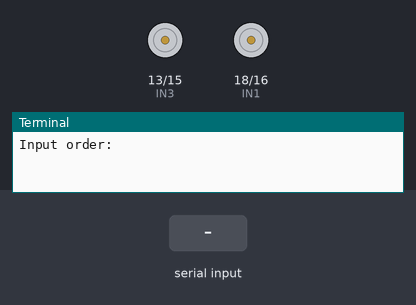
Bench run of a program on a simulated Raspberry Pi (header pin numbers). On the bench: motor-driver pin pairs drawn as motors (green arrow = first pin HIGH = forward, orange = second pin HIGH = backward, longer = more drive), the last lines printed to the terminal. The inputs (shaded band) are chosen by the test bench.

Above: at 1.2 s.
1.3 s: "G" typed at the terminal, then Enter
At 2.3 s:
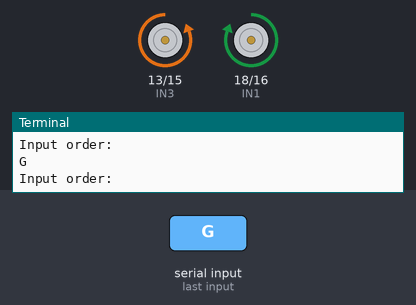
2.8 s: "B" typed at the terminal, then Enter
At 3.4 s:
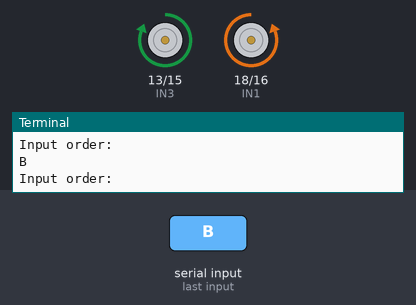
4.3 s: "L" typed at the terminal, then Enter
At 4.6 s:
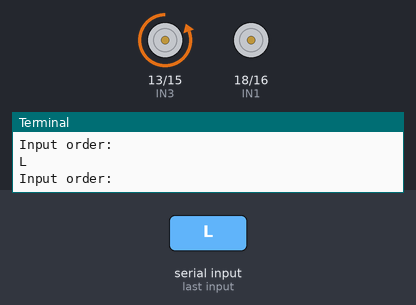
5.8 s: "R" typed at the terminal, then Enter
At 6.9 s:
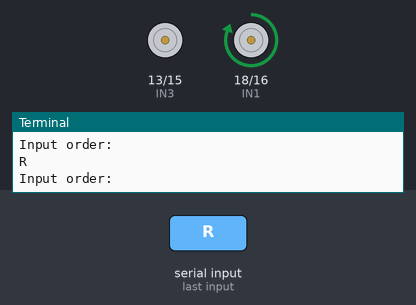
Timing chart, 0 to 8.3 s (numbered marks = the images above; inputs shaded):
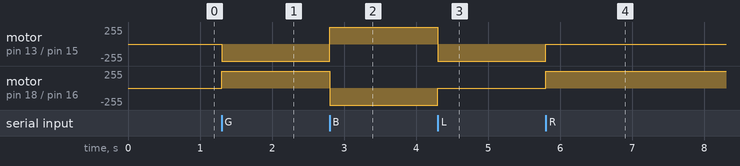

Measured:
- after the input at 1.3 s, motor on pin 13 (IN3) / pin 15 (IN4): stopped → backward 255/255 at once; motor on pin 18 (IN1) / pin 16 (IN2): stopped → forward 255/255 at once
- after the input at 2.8 s, motor on pin 13 (IN3) / pin 15 (IN4): backward 255/255 → forward 255/255 at once; motor on pin 18 (IN1) / pin 16 (IN2): forward 255/255 → backward 255/255 at once
- after the input at 4.3 s, motor on pin 13 (IN3) / pin 15 (IN4): forward 255/255 → backward 255/255 at once; motor on pin 18 (IN1) / pin 16 (IN2): backward 255/255 → stopped at once
- after the input at 5.8 s, motor on pin 13 (IN3) / pin 15 (IN4): backward 255/255 → stopped at once; motor on pin 18 (IN1) / pin 16 (IN2): stopped → forward 255/255 at once

The program:

test.py
```python
from control import CONTROL

controller = CONTROL()

while True:
    order = raw_input("Input order:\n")
    if(order == "G" or order == "g"):
        controller.forward()
    if(order == "B" or order == "b"):
        controller.back()
    if(order == "L" or order == "l"):
        controller.left()
    if(order == "R" or order == "r"):
        controller.right()
    if(order == "S" or order == "s"):
        controller.stop()
    if(order == "E" or order == "e"):
        controller.end()
        break
    if(order == "lo" or order == "LO"):
        controller.left_forward()
    if(order == "lbo" or order == "LBO"):
        controller.left_back()
    if(order == "ro" or order == "RO"):
        controller.right_forward()
    if(order == "rbo" or order == "RBO"):
        controller.right_back()
```

control.py
```python
import RPi.GPIO as GPIO
import time

class CONTROL:

    def __init__(self):
        self.IN1 = 18
        self.IN2 = 16
        self.IN3 = 13
        self.IN4 = 15

        GPIO.setmode(GPIO.BOARD)

        GPIO.setup(self.IN1, GPIO.OUT)
        GPIO.setup(self.IN2, GPIO.OUT)
        GPIO.setup(self.IN3, GPIO.OUT)
        GPIO.setup(self.IN4, GPIO.OUT)

    def left_forward(self):
        GPIO.output(self.IN1, GPIO.HIGH)
        GPIO.output(self.IN2, GPIO.LOW)

    def left_back(self):
        GPIO.output(self.IN1, GPIO.LOW)
        GPIO.output(self.IN2, GPIO.HIGH)

    def left_stop(self):
        GPIO.output(self.IN1, GPIO.LOW)
        GPIO.output(self.IN2, GPIO.LOW)

    def right_forward(self):
        GPIO.output(self.IN4, GPIO.HIGH)
        GPIO.output(self.IN3, GPIO.LOW)

    def right_back(self):
        GPIO.output(self.IN4, GPIO.LOW)
        GPIO.output(self.IN3, GPIO.HIGH)

    def right_stop(self):
        GPIO.output(self.IN4, GPIO.LOW)
        GPIO.output(self.IN3, GPIO.LOW)

    def forward(self):
        self.left_forward()
        self.right_forward()

    def back(self):
        self.left_back()
        self.right_back()

    def left(self):
        self.left_stop()
        self.right_forward()

    def right(self):
        self.left_forward()
        self.right_stop()

    def stop(self):
        self.left_stop()
        self.right_stop()

    def end(self):
        GPIO.cleanup()
```
